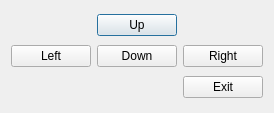
<?xml version="1.0" encoding="UTF-8"?>
<ui version="4.0">
 <class>Dialog</class>
 <widget class="QDialog" name="Dialog">
  <property name="geometry">
   <rect>
    <x>0</x>
    <y>0</y>
    <width>270</width>
    <height>113</height>
   </rect>
  </property>
  <property name="windowTitle">
   <string>Dialog</string>
  </property>
  <layout class="QGridLayout" name="gridLayout">
   <item row="0" column="1">
    <widget class="SquareButton" name="W">
     <property name="text">
      <string>Up</string>
     </property>
    </widget>
   </item>
   <item row="1" column="0">
    <widget class="SquareButton" name="A">
     <property name="text">
      <string>Left</string>
     </property>
    </widget>
   </item>
   <item row="1" column="1">
    <widget class="SquareButton" name="S">
     <property name="text">
      <string>Down</string>
     </property>
    </widget>
   </item>
   <item row="1" column="2">
    <widget class="SquareButton" name="D">
     <property name="text">
      <string>Right</string>
     </property>
    </widget>
   </item>
   <item row="2" column="0" colspan="3">
    <layout class="QHBoxLayout" name="horizontalLayout">
     <item>
      <spacer name="horizontalSpacer">
       <property name="orientation">
        <enum>Qt::Horizontal</enum>
       </property>
       <property name="sizeHint" stdset="0">
        <size>
         <width>79</width>
         <height>20</height>
        </size>
       </property>
      </spacer>
     </item>
     <item>
      <widget class="QPushButton" name="bExit">
       <property name="text">
        <string>Exit</string>
       </property>
      </widget>
     </item>
    </layout>
   </item>
  </layout>
 </widget>
 <layoutdefault spacing="6" margin="11"/>
 <customwidgets>
  <customwidget>
   <class>SquareButton</class>
   <extends>QPushButton</extends>
   <header location="global">squarebutton.h</header>
  </customwidget>
 </customwidgets>
 <tabstops>
  <tabstop>W</tabstop>
  <tabstop>A</tabstop>
  <tabstop>S</tabstop>
  <tabstop>D</tabstop>
 </tabstops>
 <resources/>
 <connections/>
</ui>
